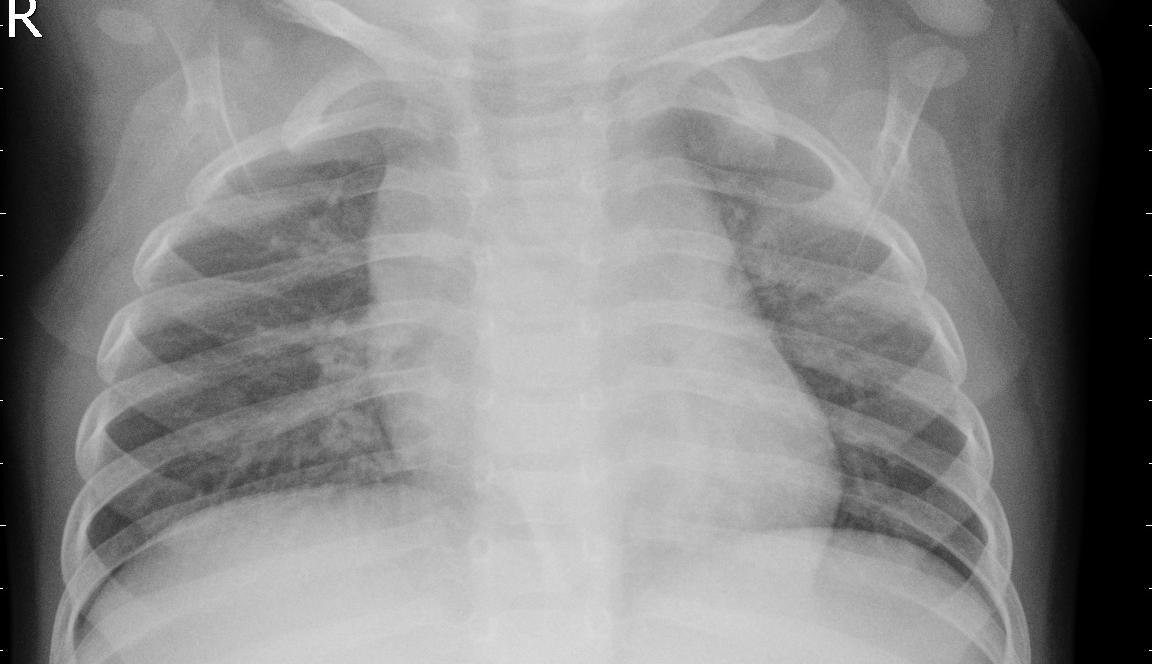
#> input picture phnemonia_frontend/assets/images/example_x_ray.jpeg, 1152 x 664 px
$ python -i feature_extract.py   (imports and definitions only)   (older library calls are emulated)
#> lines starting #> are read from the running program, lines starting #| are printed output that depends on the picture
from skimage.feature import hog, local_binary_pattern
from skimage.filters import gabor
from skimage.measure import moments, moments_hu
from mahotas.features import zernike_moments
import pywt
import cv2
import numpy as np
#from tqdm import tqdm
import mahotas
def extract_hog(img):
    return hog(img, pixels_per_cell=(16, 16), cells_per_block=(2, 2), feature_vector=True)

def extract_lbp(img):
    lbp = local_binary_pattern(img, P=8, R=1, method="uniform")
    (hist, _) = np.histogram(lbp.ravel(), bins=np.arange(0, 10), range=(0, 9))
    hist = hist.astype("float")
    hist /= (hist.sum() + 1e-6)
    return hist

def extract_gabor(img):
    filt_real, filt_imag = gabor(img, frequency=0.6)
    return np.array([filt_real.mean(), filt_real.var(), filt_imag.mean(), filt_imag.var()])

def extract_wavelet(img):
    coeffs = pywt.wavedec2(img, 'db1', level=2)
    features = []

    # First element is approximation coefficients
    features.append(coeffs[0].ravel()[:10])  # cA

    # Next elements are (cH, cV, cD) tuples
    for detail in coeffs[1:]:
        for arr in detail:
            features.append(arr.ravel()[:10])

    return np.hstack(features)

def extract_hu_moments(img):
    moments_val = cv2.moments(img)
    return cv2.HuMoments(moments_val).flatten()

def extract_zernike(img):
    img_float = img.astype(np.uint8)
    return zernike_moments(img_float, radius=64, degree=8)

def extract_glcm_mahotas(img):
    # Ensure uint8 grayscale image
    img_uint8 = img.astype(np.uint8)
    # Mahotas haralick returns 13 features × 4 directions
    haralick_feats = mahotas.features.haralick(img_uint8, return_mean=True)
    return haralick_feats

def extract_all_features(img):
    img_resized = cv2.resize(img, (128, 128))  # Resize for consistency
    features = np.hstack([
        extract_glcm_mahotas(img_resized),
        extract_lbp(img_resized),
        extract_gabor(img_resized),
        extract_wavelet(img_resized),
        extract_hu_moments(img_resized),
        extract_hog(img_resized),
        extract_zernike(img_resized)

    ])
    return features.astype(np.float32)

>>> import cv2
>>> picture = cv2.imread('../phnemonia_frontend/assets/images/example_x_ray.jpeg')
#> picture is the input picture: shape (664, 1152, 3); min 0, max 255, mean 136.5
>>> result = extract_all_features(picture)
#> in extract_all_features, `img_resized = cv2.resize(img, (128, 128))`:
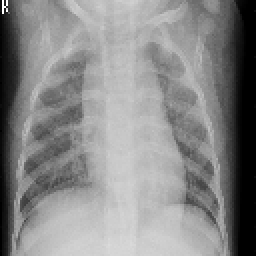
#> img_resized: shape (128, 128, 3) (shown 2 times larger); min 0, max 255, mean 136.4
#> (the run stopped early here; a loop or call above may not have finished)
